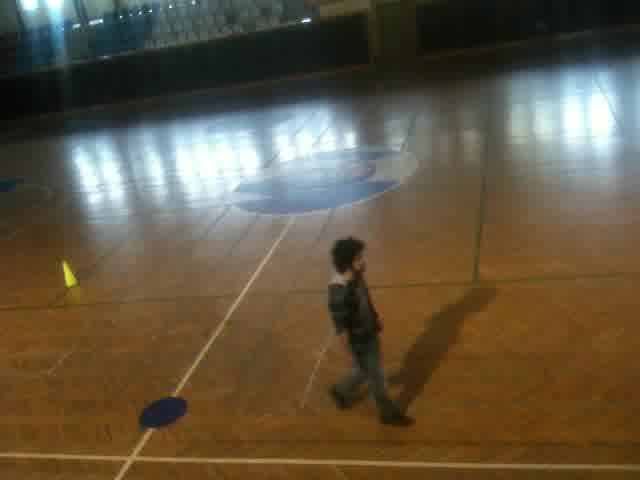
%> input picture matlab/image-processing/shadow/tugdev2.jpg, 640 x 480 px
$ octave golge.m   (GNU Octave 9; MATLAB toolbox functions it lacks are replaced by stand-ins)
%> lines starting %> are read from the running program, lines starting %| are printed output that depends on the picture; in (x1, y1, x2, y2) boxes, pixels count from 0 and x2, y2 are one past the last pixel; in counts of white or black regions, pixels touching at a corner belong together; the program's own positions count from 1
clc
clear all;
frame=imread('tugdev2.jpg');
%> frame is the input picture: size 480x640x3 uint8; mean R, G, B 98.7, 86.9, 66
bw=imread('tugdev.jpg');
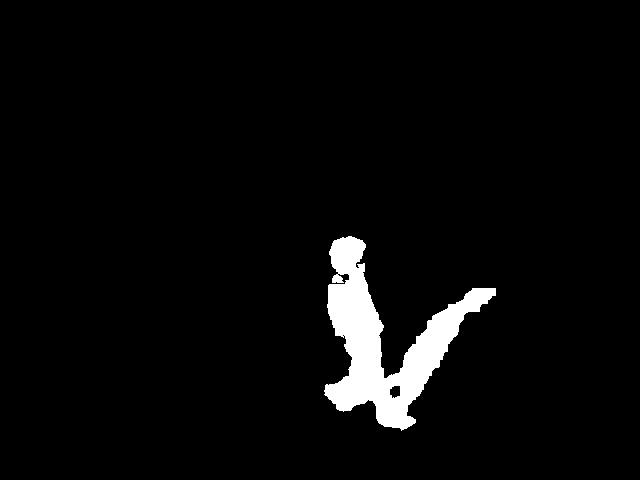
%> input picture matlab/image-processing/shadow/tugdev.jpg, 640 x 480 px
%> bw is the input picture: size 480x640 uint8; min 0, max 255, mean 9.5
% max alanli olan insan'dir
[L ,n]= bwlabel(bw);
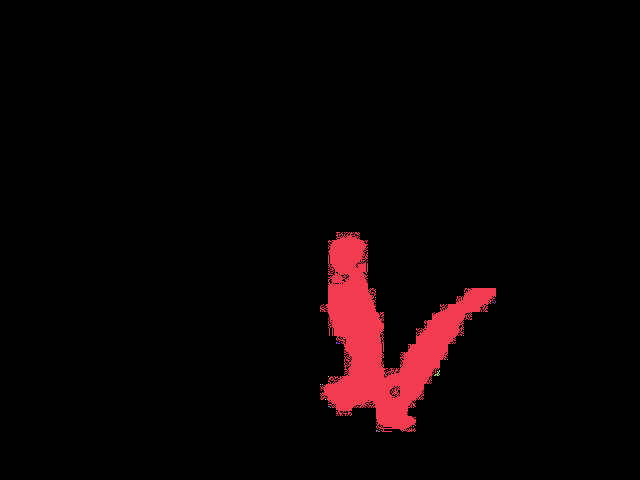
%> L: size 480x640 double; 15 distinct labels, from 0 to 14; one colour per label, 0 black
%> n = 14
s = regionprops(L,'BoundingBox','Area');
%> s = 14 regions; largest, box (x1, y1, x2, y2) and Area: (320, 232, 496, 432) 12827, (434, 370, 440, 376) 14, (492, 300, 496, 304) 6, (336, 342, 340, 344) 5, (376, 430, 380, 432) 5

if(~isempty(s))

       if(length(s)==1)
           box=cat(1,s.BoundingBox);
       elseif(length(s)>1)
           allArea = [s.Area];
%> allArea = [12827 1 1 1 1 3 5 1 5 1 14 1 1 6]
           MaxArea=max(allArea);
%> MaxArea = 12827
           idx = [s.Area]==MaxArea;
%> idx = [true false false false false false false false false false false false false false]
           box=cat(1,s(idx).BoundingBox);
%> box = [320.5 232.5 176 200]
       end

       box=[box(1)-1,box(2)-5,box(3)+3,box(4)+10];  %silueti sýðdýrdýðýmýz bbox ölçekleri burdan ayarlanýr
%> box = [319.5 227.5 179 210]
       tempImgSize = size(bw);
%> tempImgSize = [480 640]
       box_width = box(3);
%> box_width = 179
       box_height = box(4);
%> box_height = 210
       left_x = box(1);
%> left_x = 319.5
       right_x = box(1) + box_width;
%> right_x = 498.5
       upper_y = box(2);
%> upper_y = 227.5
       bottom_y =box(2) + box_height;
%> bottom_y = 437.5
       x = [left_x, left_x, right_x, right_x, left_x];
%> x = [319.5 319.5 498.5 498.5 319.5]
       y = [upper_y, bottom_y, bottom_y, upper_y, upper_y];
%> y = [227.5 437.5 437.5 227.5 227.5]
       boxMask = poly2mask(x, y, tempImgSize(1), tempImgSize(2));
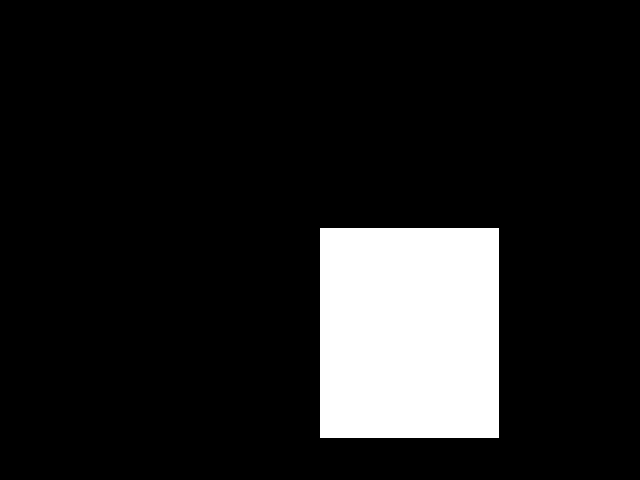
%> boxMask: size 480x640 logical; 12.2% white; 1 white region, box (x1, y1, x2, y2) and area: (320, 228, 499, 438) 37590


      %  videolara ait frame ile  maskeyi birleþtirir sonuc(m)=kare içine
      %  alýnmýþ insan
      im=uint8(frame);
%> (the run ends here)
